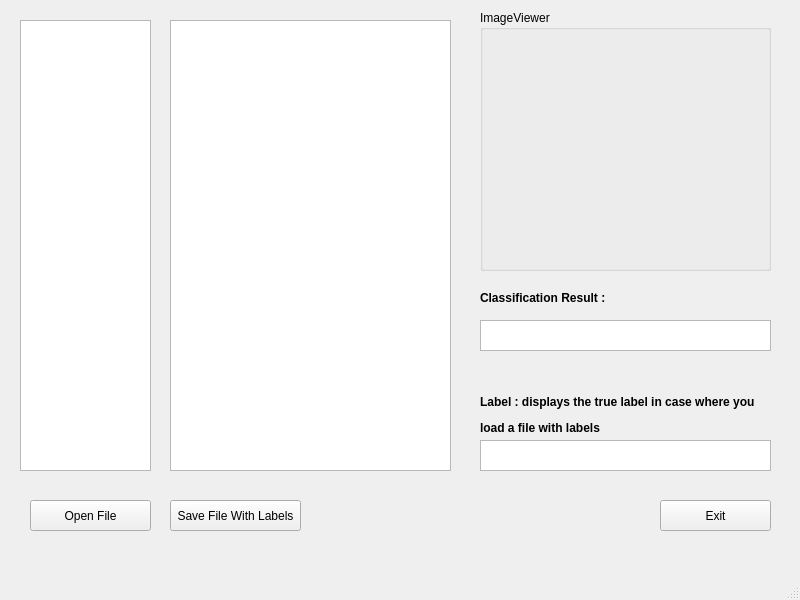
<?xml version="1.0" encoding="UTF-8"?>
<ui version="4.0">
 <class>MainWindow</class>
 <widget class="QMainWindow" name="MainWindow">
  <property name="geometry">
   <rect>
    <x>0</x>
    <y>0</y>
    <width>800</width>
    <height>600</height>
   </rect>
  </property>
  <property name="windowTitle">
   <string>MainWindow</string>
  </property>
  <widget class="QWidget" name="centralwidget">
   <widget class="QPushButton" name="OpenTest">
    <property name="geometry">
     <rect>
      <x>30</x>
      <y>500</y>
      <width>121</width>
      <height>31</height>
     </rect>
    </property>
    <property name="text">
     <string>Open File</string>
    </property>
   </widget>
   <widget class="QTableWidget" name="DataViewer">
    <property name="geometry">
     <rect>
      <x>170</x>
      <y>20</y>
      <width>281</width>
      <height>451</height>
     </rect>
    </property>
   </widget>
   <widget class="QGroupBox" name="groupBox">
    <property name="geometry">
     <rect>
      <x>480</x>
      <y>10</y>
      <width>291</width>
      <height>261</height>
     </rect>
    </property>
    <property name="title">
     <string>ImageViewer</string>
    </property>
    <widget class="QLabel" name="label">
     <property name="geometry">
      <rect>
       <x>20</x>
       <y>40</y>
       <width>241</width>
       <height>191</height>
      </rect>
     </property>
     <property name="text">
      <string/>
     </property>
    </widget>
   </widget>
   <widget class="QPushButton" name="SaveFile">
    <property name="geometry">
     <rect>
      <x>170</x>
      <y>500</y>
      <width>131</width>
      <height>31</height>
     </rect>
    </property>
    <property name="text">
     <string>Save File With Labels</string>
    </property>
   </widget>
   <widget class="QPushButton" name="ExitButton">
    <property name="geometry">
     <rect>
      <x>660</x>
      <y>500</y>
      <width>111</width>
      <height>31</height>
     </rect>
    </property>
    <property name="text">
     <string>Exit</string>
    </property>
   </widget>
   <widget class="QLabel" name="label_2">
    <property name="geometry">
     <rect>
      <x>480</x>
      <y>290</y>
      <width>131</width>
      <height>16</height>
     </rect>
    </property>
    <property name="text">
     <string>&lt;html&gt;&lt;head/&gt;&lt;body&gt;&lt;p&gt;&lt;span style=&quot; font-weight:600;&quot;&gt;Classification Result :&lt;/span&gt;&lt;/p&gt;&lt;/body&gt;&lt;/html&gt;</string>
    </property>
   </widget>
   <widget class="QTextBrowser" name="ClassResult">
    <property name="geometry">
     <rect>
      <x>480</x>
      <y>320</y>
      <width>291</width>
      <height>31</height>
     </rect>
    </property>
   </widget>
   <widget class="QListView" name="listView">
    <property name="geometry">
     <rect>
      <x>20</x>
      <y>20</y>
      <width>131</width>
      <height>451</height>
     </rect>
    </property>
   </widget>
   <widget class="QTextBrowser" name="ClassLab">
    <property name="geometry">
     <rect>
      <x>480</x>
      <y>440</y>
      <width>291</width>
      <height>31</height>
     </rect>
    </property>
   </widget>
   <widget class="QLabel" name="label_3">
    <property name="geometry">
     <rect>
      <x>480</x>
      <y>395</y>
      <width>301</width>
      <height>41</height>
     </rect>
    </property>
    <property name="text">
     <string>&lt;html&gt;&lt;head/&gt;&lt;body&gt;&lt;p&gt;&lt;span style=&quot; font-size:9pt; font-weight:600;&quot;&gt;Label : displays the true label in case where you&lt;/span&gt;&lt;/p&gt;&lt;p&gt;&lt;span style=&quot; font-size:9pt; font-weight:600;&quot;&gt;load a file with labels &lt;/span&gt;&lt;/p&gt;&lt;/body&gt;&lt;/html&gt;</string>
    </property>
   </widget>
  </widget>
  <widget class="QMenuBar" name="menubar">
   <property name="geometry">
    <rect>
     <x>0</x>
     <y>0</y>
     <width>800</width>
     <height>21</height>
    </rect>
   </property>
  </widget>
  <widget class="QStatusBar" name="statusbar"/>
 </widget>
 <resources/>
 <connections/>
</ui>
